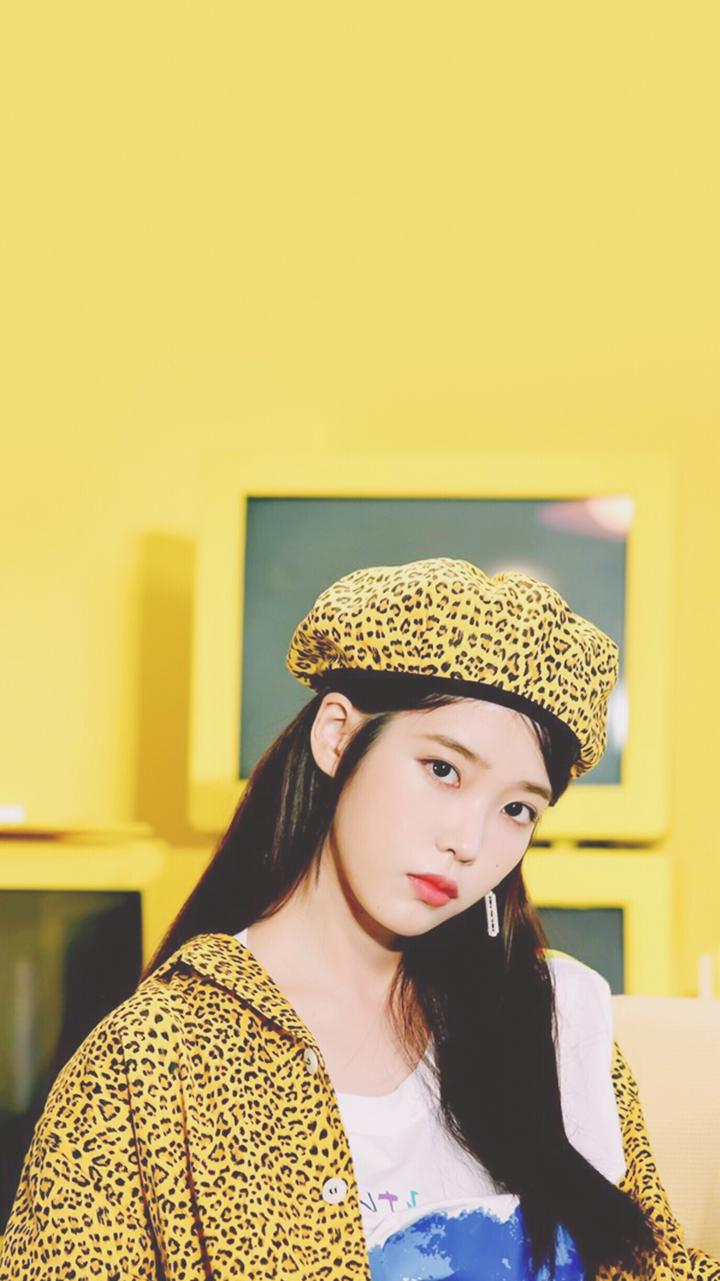
#> input picture dataset/IU/IU1.jpg, 720 x 1281 px, found by its file name; its folder holds only this picture in this run
$ python face_train.py
#> lines starting #> are read from the running program, lines starting #| are printed output that depends on the picture
import os
import cv2 as cv
import numpy as np

name = ["IU", "Jennie", "Jisoo", "Lisa", "Rose"]
Dir = r"C:/Project/face/dataset"

basepath = os.path.dirname(os.path.abspath(cv.__file__))
haar_cascade = cv.CascadeClassifier(basepath + "\data\haarcascade_frontalface_default.xml")

features = []
labels = []

def create_train():
    for person in name:
        path = os.path.join(Dir, person)
        label = name.index(person)

        for img_filename in os.listdir(path):
            img_path = os.path.join(path, img_filename)

            img = cv.imread(img_path)
#> img is the input picture: shape (1281, 720, 3); mean B, G, R 116.5, 186.4, 204.8
            gray = cv.cvtColor(img, cv.COLOR_BGR2GRAY)
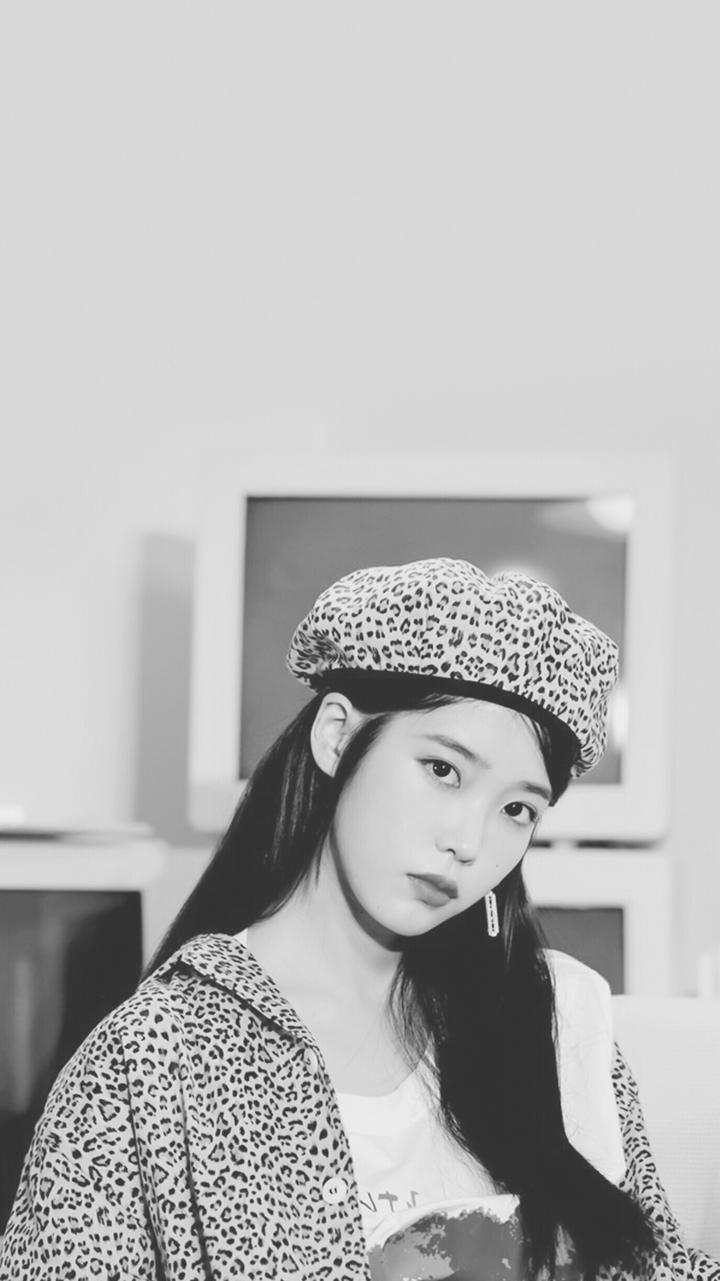
#> gray: shape (1281, 720); min 32, max 246, mean 183.9

            face_rect =  haar_cascade.detectMultiScale(gray, scaleFactor = 1.1, minNeighbors = 3)
#> face_rect = [[312, 686, 51, 51]]
            for (x,y,w,h) in face_rect:
                face = gray[y:y+h, x:x+w]
                features.append(face)
                labels.append(label)
#> this loop made 1 pass
#> pass 1, in create_train, `face = gray[y:y+h, x:x+w]`:
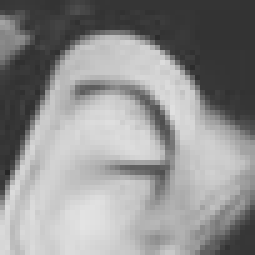
#> face: shape (51, 51) (shown 5 times larger); min 38, max 227, mean 143.6
#> after the loop, features = 1 item; labels = [0]
#> pass 2 of the loop in create_train, `for person in name:`:
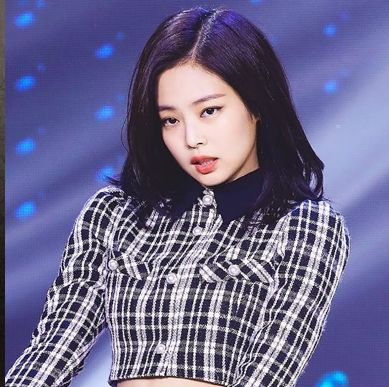
#> input picture dataset/Jennie/Jennie1.jpg, 389 x 387 px, found by its file name
#> in create_train, img is the input picture: shape (387, 389, 3); mean B, G, R 140.8, 104, 108.5
#> in create_train, `gray = cv.cvtColor(img, cv.COLOR_BGR2GRAY)`:
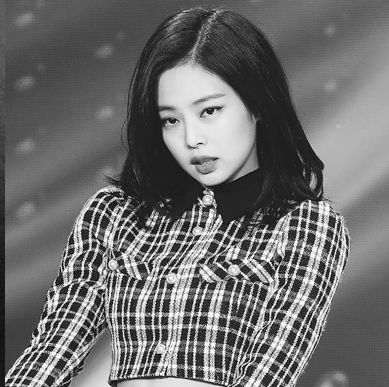
#> gray: shape (387, 389); min 1, max 255, mean 109.5
#> face_rect = [[142, 72, 111, 111]]
#> the loop in create_train, `for (x,y,w,h) in face_rect:` made 1 pass
#> pass 1, in create_train, `face = gray[y:y+h, x:x+w]`:
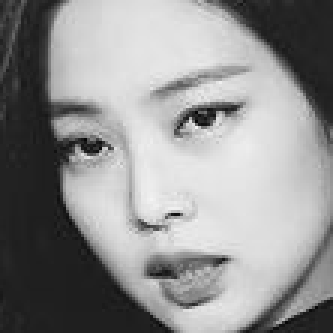
#> face: shape (111, 111) (shown 3 times larger); min 4, max 244, mean 144.5
#> after the loop in create_train, `for (x,y,w,h) in face_rect:`: features = 2 items; labels = [0, 1]

#> (the run stopped early here; a loop or call above may not have finished)
